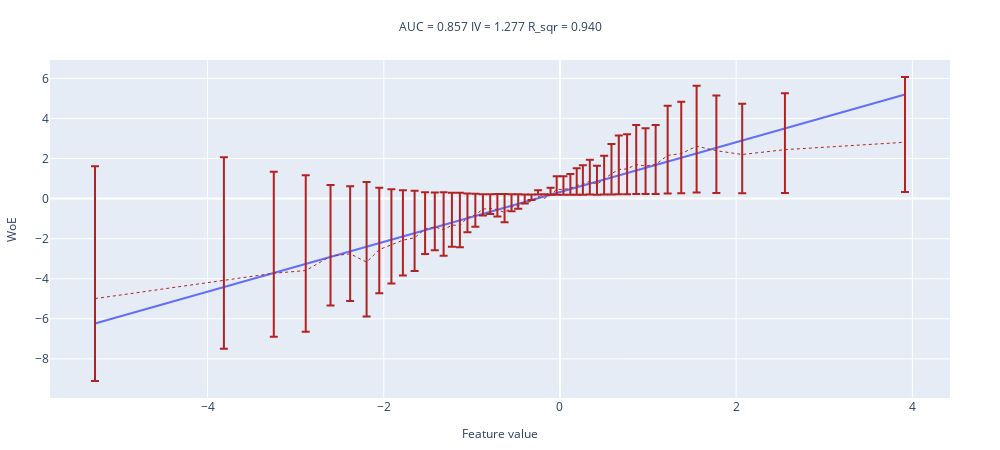

This figure's notebook cell:
### Code cell
prediction = pipline.predict_proba(X_test)[:, 1]
woe_line(logit(prediction), y_test, 50)
